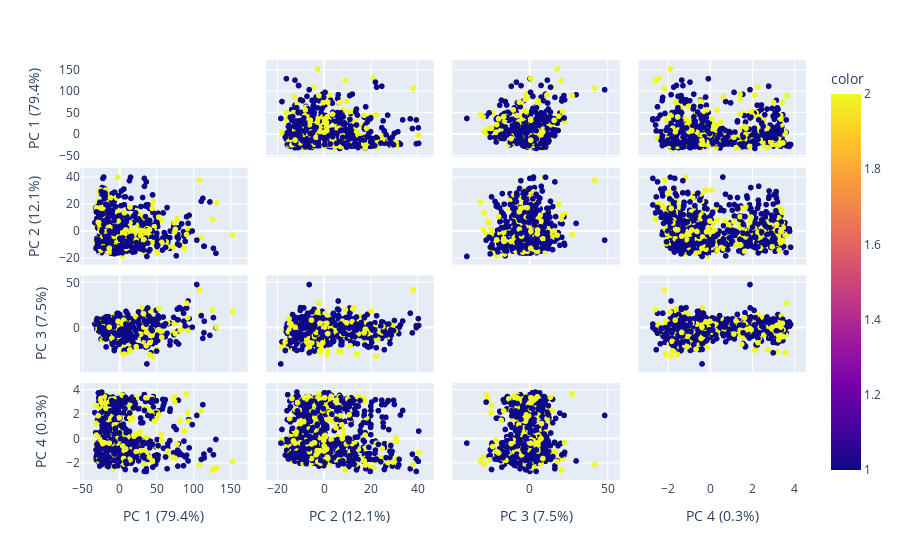

The notebook cell saved with this chart:
### Code cell
import plotly.express as px
labels = {
    str(i): f"PC {i+1} ({var:.1f}%)"
    for i, var in enumerate(pca.explained_variance_ratio_ * 100)
}

fig = px.scatter_matrix(
    data_pca,
    labels=labels,
    dimensions=range(4),
    color=data[:,-1]
)
fig.update_traces(diagonal_visible=False)
fig.show()

### Figure 1 — Plotly figure (JSON) as saved in the notebook; plotly's stock layout.template omitted (floating-point values rounded to 4 significant figures; data arrays with more than 128 entries replaced by an {"elided": "..."} marker saying what was removed)
{"data": [{"diagonal": {"visible": false}, "dimensions": [{"axis": {"matches": true}, "label": "PC 1 (79.4%)", "values": {"elided": "1000 float values"}}, {"axis": {"matches": true}, "label": "PC 2 (12.1%)", "values": {"elided": "1000 float values"}}, {"axis": {"matches": true}, "label": "PC 3 (7.5%)", "values": {"elided": "1000 float values"}}, {"axis": {"matches": true}, "label": "PC 4 (0.3%)", "values": {"elided": "1000 float values"}}], "hovertemplate": "%{xaxis.title.text}=%{x}<br>%{yaxis.title.text}=%{y}<br>color=%{marker.color}<extra></extra>", "legendgroup": "", "marker": {"color": {"elided": "1000 int values"}, "coloraxis": "coloraxis", "symbol": "circle"}, "name": "", "showlegend": false, "type": "splom"}], "layout": {"coloraxis": {"colorbar": {"title": {"text": "color"}}, "colorscale": [[0, "#0d0887"], [0.1111, "#46039f"], [0.2222, "#7201a8"], [0.3333, "#9c179e"], [0.4444, "#bd3786"], [0.5556, "#d8576b"], [0.6667, "#ed7953"], [0.7778, "#fb9f3a"], [0.8889, "#fdca26"], [1, "#f0f921"]]}, "dragmode": "select", "legend": {"tracegroupgap": 0}, "margin": {"t": 60}}}
